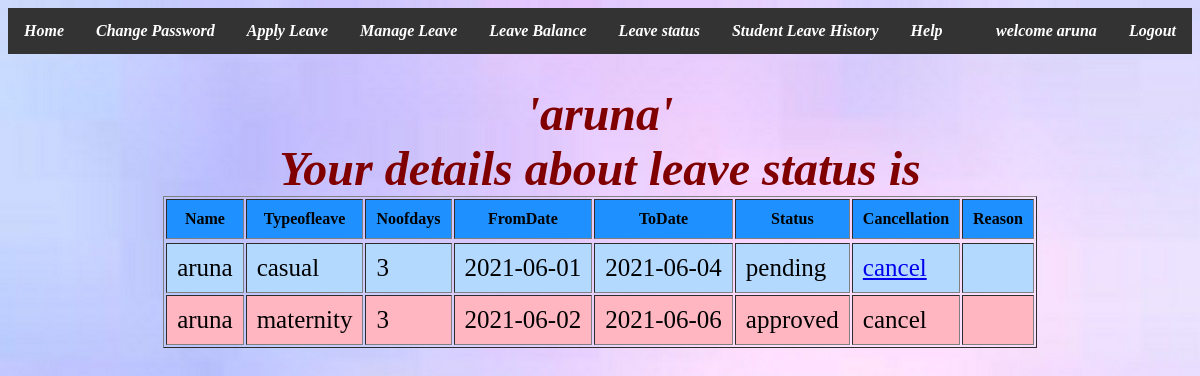
The page /leavestatus1.php (signed in) on the database its author committed.
### tables this page shows
CREATE TABLE `leavetable1` (
  `Name` varchar(20) NOT NULL,
  `Typeofleave` varchar(20) NOT NULL,
  `Noofdays` int(11) NOT NULL,
  `Fromdate` date NOT NULL,
  `Todate` date NOT NULL,
  `Status` varchar(15) NOT NULL,
  `Cancellation` varchar(10) NOT NULL,
  `Leaveid` int(11) NOT NULL
);

### leavestatus1.php (the view, shortened to what this page needs)
<html>
<head>
	<link href="sty.css" rel="stylesheet" type="text/css" />
</head>
<body  style="background-image:url(im6.jpg)";>
<i>
<b>
<ul>
   <li><a href="new1.html">Home</a></li>
  <li><a href="changepass2.php">Change Password</a></li>
  <li><a href="applyleave1.php">Apply Leave</a></li>
  <li><a href="manage.php">Manage Leave</a></li>
  <li><a href="leavebal1.php">Leave Balance</a></li>
  <li><a href="leavestatus1.php">Leave status</a></li>
  <li><a href="leavehistory1.php">Student Leave History</a></li>
  <li><a href="help1.php">Help</a></li>
  <li style="float:right"><a href="new1.html">Logout</a></li>
  <li style="float:right"><a href="new.html"><?php session_start(); echo "welcome  ".$_SESSION['name']."";?></a></li>
</ul>
</b>
</i>
	<center>
<?php
$con = mysqli_connect('localhost','root','') or die(mysqli_error());
 mysqli_select_db($con,'anu') or die(mysqli_error());
 echo '<font color="#800000" size="5vm">';
echo "<h1><i>";
 echo "'".$_SESSION['name']."'";
echo "<br>";
echo "Your details about leave status is</i>";
 $query="select * from leavetable1 where name='".$_SESSION['name']."'";
 $result=mysqli_query($con,$query) or die("query failed".mysqli_error());
 echo "<table border='1' cellpadding='10'>";
 echo "<tr>";
 echo "<th>Name</th><th>Typeofleave</th><th>Noofdays</th><th>FromDate</th><th>ToDate</th><th>Status</th><th>Cancellation</th><th>Reason</th>";
 echo "<tr>";
  while($res=mysqli_fetch_array($result,MYSQLI_ASSOC))
 {
	$st=$res['Status'];
	$li=$res['Leaveid'];
	if($st=='pending')
	{
 	echo "<tr>";
	echo "<td>".$res['Name']."</td><td>".$res['Typeofleave']."</td><td>".$res['Noofdays']."</td><td>".$res['Fromdate']."</td><td>".$res['Todate']."</td><td>".$st."</td><td>";
	echo "<a href='cancel1.php?del1=$li'>".$res['Cancellation']."</a>";
	echo "</td><td></td></tr>";
	echo "</tr>";
	}
	if($st=='approved')
	{
	echo "<tr>";
	echo "<td>".$res['Name']."</td><td>".$res['Typeofleave']."</td><td>".$res['Noofdays']."</td><td>".$res['Fromdate']."</td><td>".$res['Todate']."</td><td>".$st."</td><td>".$res['Cancellation']."</td><td></td>";
	echo "</tr>";
	}
 }
?>
</body>
</html>

### leavestatus1.php (style rules this page uses)
ul { list-style-type: none; margin: 0; padding: 0; overflow: hidden; background-color: #333; }
li { float: left; }
li a { display: block; color: white; text-align: center; padding: 14px 16px; text-decoration: none; }
tbody td { font-size:25px; }
tbody th { background-color:#1e90ff; }
tbody tr:nth-child(odd) td { background-color:#b3d9ff; }
tbody tr:nth-child(even) td { background-color:#ffb6c1; }

### rows shown on the page
leavetable1: Name "aruna", Typeofleave "casual", Noofdays "3", Fromdate "2021-06-01", Todate "2021-06-04", Status "pending", Cancellation "cancel"
leavetable1: Name "aruna", Typeofleave "maternity", Noofdays "3", Fromdate "2021-06-02", Todate "2021-06-06", Status "approved", Cancellation "cancel"

### other values the page prints
$_SESSION['name'] "aruna"
